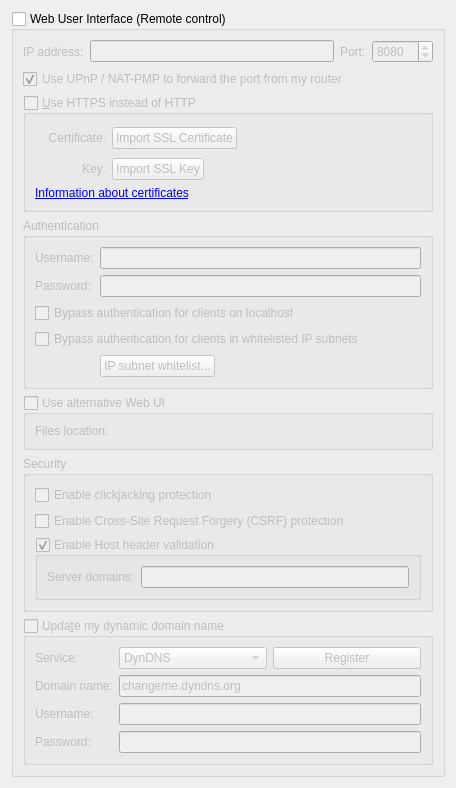
          <widget class="QWidget" name="scrollAreaWidgetContents_7">
           <property name="geometry">
            <rect>
             <x>0</x>
             <y>0</y>
             <width>456</width>
             <height>703</height>
            </rect>
           </property>
           <layout class="QVBoxLayout" name="verticalLayout_23">
            <item>
             <widget class="QGroupBox" name="checkWebUi">
              <property name="title">
               <string>Web User Interface (Remote control)</string>
              </property>
              <property name="checkable">
               <bool>true</bool>
              </property>
              <property name="checked">
               <bool>false</bool>
              </property>
              <layout class="QVBoxLayout" name="verticalLayout_2">
               <item>
                <layout class="QHBoxLayout" name="horizontalLayout_2">
                 <item>
                  <widget class="QLabel" name="lblWebUiAddress">
                   <property name="text">
                    <string>IP address:</string>
                   </property>
                  </widget>
                 </item>
                 <item>
                  <widget class="QLineEdit" name="textWebUiAddress">
                   <property name="toolTip">
                    <string>IP address that the Web UI will bind to.
Specify an IPv4 or IPv6 address. You can specify &quot;0.0.0.0&quot; for any IPv4 address,
&quot;::&quot; for any IPv6 address, or &quot;*&quot; for both IPv4 and IPv6.</string>
                   </property>
                  </widget>
                 </item>
                 <item>
                  <widget class="QLabel" name="lblWebUiPort">
                   <property name="text">
                    <string>Port:</string>
                   </property>
                  </widget>
                 </item>
                 <item>
                  <widget class="QSpinBox" name="spinWebUiPort">
                   <property name="minimum">
                    <number>1</number>
                   </property>
                   <property name="maximum">
                    <number>65535</number>
                   </property>
                   <property name="value">
                    <number>8080</number>
                   </property>
                  </widget>
                 </item>
                </layout>
               </item>
               <item>
                <widget class="QCheckBox" name="checkWebUIUPnP">
                 <property name="text">
                  <string>Use UPnP / NAT-PMP to forward the port from my router</string>
                 </property>
                 <property name="checked">
                  <bool>true</bool>
                 </property>
                </widget>
               </item>
               <item>
                <widget class="QGroupBox" name="checkWebUiHttps">
                 <property name="title">
                  <string>&amp;Use HTTPS instead of HTTP</string>
                 </property>
                 <property name="checkable">
                  <bool>true</bool>
                 </property>
                 <property name="checked">
                  <bool>false</bool>
                 </property>
                 <layout class="QGridLayout" name="gridLayout_11">
                  <item row="0" column="0">
                   <widget class="QLabel" name="lblSslCertStatus"/>
                  </item>
                  <item row="0" column="1">
                   <widget class="QLabel" name="lblWebUiCrt">
                    <property name="text">
                     <string>Certificate:</string>
                    </property>
                    <property name="alignment">
                     <set>Qt::AlignRight|Qt::AlignTrailing|Qt::AlignVCenter</set>
                    </property>
                   </widget>
                  </item>
                  <item row="0" column="2">
                   <layout class="QHBoxLayout" name="horizontalLayout_4">
                    <item>
                     <widget class="QPushButton" name="btnWebUiCrt">
                      <property name="text">
                       <string>Import SSL Certificate</string>
                      </property>
                     </widget>
                    </item>
                    <item>
                     <spacer name="horizontalSpacer_12">
                      <property name="orientation">
                       <enum>Qt::Horizontal</enum>
                      </property>
                      <property name="sizeHint" stdset="0">
                       <size>
                        <width>138</width>
                        <height>28</height>
                       </size>
                      </property>
                     </spacer>
                    </item>
                   </layout>
                  </item>
                  <item row="1" column="0">
                   <widget class="QLabel" name="lblSslKeyStatus"/>
                  </item>
                  <item row="1" column="1">
                   <widget class="QLabel" name="lblWebUiKey">
                    <property name="text">
                     <string>Key:</string>
                    </property>
                    <property name="alignment">
                     <set>Qt::AlignRight|Qt::AlignTrailing|Qt::AlignVCenter</set>
                    </property>
                   </widget>
                  </item>
                  <item row="1" column="2">
                   <layout class="QHBoxLayout" name="horizontalLayout_5">
                    <item>
                     <widget class="QPushButton" name="btnWebUiKey">
                      <property name="text">
                       <string>Import SSL Key</string>
                      </property>
                     </widget>
                    </item>
                    <item>
                     <spacer name="horizontalSpacer_13">
                      <property name="orientation">
                       <enum>Qt::Horizontal</enum>
                      </property>
                      <property name="sizeHint" stdset="0">
                       <size>
                        <width>40</width>
                        <height>20</height>
                       </size>
                      </property>
                     </spacer>
                    </item>
                   </layout>
                  </item>
                  <item row="2" column="0" colspan="3">
                   <widget class="QLabel" name="lblWebUIInfo">
                    <property name="text">
                     <string>&lt;a href=https://httpd.apache.org/docs/current/ssl/ssl_faq.html#aboutcerts&gt;Information about certificates&lt;/a&gt;</string>
                    </property>
                    <property name="openExternalLinks">
                     <bool>true</bool>
                    </property>
                   </widget>
                  </item>
                 </layout>
                </widget>
               </item>
               <item>
                <widget class="QGroupBox" name="groupWebUiAuth">
                 <property name="title">
                  <string>Authentication</string>
                 </property>
                 <layout class="QGridLayout" name="gridLayout_10">
                  <item row="0" column="1" rowspan="3">
                   <widget class="QLineEdit" name="textWebUiUsername">
                    <property name="text">
                     <string/>
                    </property>
                    <property name="maxLength">
                     <number>1000</number>
                    </property>
                    <property name="echoMode">
                     <enum>QLineEdit::Normal</enum>
                    </property>
                   </widget>
                  </item>
                  <item row="3" column="1">
                   <widget class="QLineEdit" name="textWebUiPassword">
                    <property name="text">
                     <string/>
                    </property>
                    <property name="maxLength">
                     <number>1000</number>
                    </property>
                    <property name="echoMode">
                     <enum>QLineEdit::Password</enum>
                    </property>
                   </widget>
                  </item>
                  <item row="4" column="0" colspan="2">
                   <widget class="QCheckBox" name="checkBypassLocalAuth">
                    <property name="text">
                     <string>Bypass authentication for clients on localhost</string>
                    </property>
                   </widget>
                  </item>
                  <item row="5" column="0" colspan="2">
                   <widget class="QCheckBox" name="checkBypassAuthSubnetWhitelist">
                    <property name="text">
                     <string>Bypass authentication for clients in whitelisted IP subnets</string>
                    </property>
                   </widget>
                  </item>
                  <item row="6" column="1">
                   <widget class="QPushButton" name="IPSubnetWhitelistButton">
                    <property name="sizePolicy">
                     <sizepolicy hsizetype="Fixed" vsizetype="Fixed">
                      <horstretch>0</horstretch>
                      <verstretch>0</verstretch>
                     </sizepolicy>
                    </property>
                    <property name="text">
                     <string>IP subnet whitelist...</string>
                    </property>
                   </widget>
                  </item>
                  <item row="0" column="0" rowspan="3">
                   <widget class="QLabel" name="lblWebUiUsername">
                    <property name="text">
                     <string>Username:</string>
                    </property>
                   </widget>
                  </item>
                  <item row="3" column="0">
                   <widget class="QLabel" name="lblWebUiPassword">
                    <property name="text">
                     <string>Password:</string>
                    </property>
                   </widget>
                  </item>
                 </layout>
                </widget>
               </item>
               <item>
                <widget class="QGroupBox" name="groupAltWebUI">
                 <property name="title">
                  <string>Use alternative Web UI</string>
                 </property>
                 <property name="checkable">
                  <bool>true</bool>
                 </property>
                 <property name="checked">
                  <bool>false</bool>
                 </property>
                 <layout class="QGridLayout" name="gridLayout_8">
                  <item row="0" column="0">
                   <widget class="QLabel" name="labelWebUIRootFolder">
                    <property name="text">
                     <string>Files location:</string>
                    </property>
                   </widget>
                  </item>
                  <item row="0" column="1">
                   <widget class="FileSystemPathLineEdit" name="textWebUIRootFolder" native="true"/>
                  </item>
                 </layout>
                </widget>
               </item>
               <item>
                <widget class="QGroupBox" name="groupBox_3">
                 <property name="title">
                  <string>Security</string>
                 </property>
                 <layout class="QVBoxLayout" name="verticalLayout_33">
                  <item>
                   <widget class="QCheckBox" name="checkClickjacking">
                    <property name="text">
                     <string>Enable clickjacking protection</string>
                    </property>
                   </widget>
                  </item>
                  <item>
                   <widget class="QCheckBox" name="checkCSRFProtection">
                    <property name="text">
                     <string>Enable Cross-Site Request Forgery (CSRF) protection</string>
                    </property>
                   </widget>
                  </item>
                  <item>
                   <widget class="QGroupBox" name="groupHostHeaderValidation">
                    <property name="title">
                     <string>Enable Host header validation</string>
                    </property>
                    <property name="checkable">
                     <bool>true</bool>
                    </property>
                    <layout class="QVBoxLayout" name="verticalLayout_32">
                     <item>
                      <layout class="QHBoxLayout" name="horizontalLayout_10">
                       <item>
                        <widget class="QLabel" name="labelServerDomains">
                         <property name="text">
                          <string>Server domains:</string>
                         </property>
                        </widget>
                       </item>
                       <item>
                        <widget class="QLineEdit" name="textServerDomains">
                         <property name="toolTip">
                          <string>Whitelist for filtering HTTP Host header values.
In order to defend against DNS rebinding attack,
you should put in domain names used by WebUI server.

Use ';' to split multiple entries. Can use wildcard '*'.</string>
                         </property>
                        </widget>
                       </item>
                      </layout>
                     </item>
                    </layout>
                   </widget>
                  </item>
                 </layout>
                </widget>
               </item>
               <item>
                <widget class="QGroupBox" name="checkDynDNS">
                 <property name="title">
                  <string>Upda&amp;te my dynamic domain name</string>
                 </property>
                 <property name="checkable">
                  <bool>true</bool>
                 </property>
                 <property name="checked">
                  <bool>false</bool>
                 </property>
                 <layout class="QFormLayout" name="formLayout_5">
                  <item row="0" column="0">
                   <widget class="QLabel" name="label_19">
                    <property name="text">
                     <string>Service:</string>
                    </property>
                   </widget>
                  </item>
                  <item row="0" column="1">
                   <layout class="QHBoxLayout" name="horizontalLayout_3">
                    <item>
                     <widget class="QComboBox" name="comboDNSService">
                      <item>
                       <property name="text">
                        <string notr="true">DynDNS</string>
                       </property>
                      </item>
                      <item>
                       <property name="text">
                        <string notr="true">No-IP</string>
                       </property>
                      </item>
                     </widget>
                    </item>
                    <item>
                     <widget class="QPushButton" name="registerDNSBtn">
                      <property name="text">
                       <string>Register</string>
                      </property>
                     </widget>
                    </item>
                   </layout>
                  </item>
                  <item row="1" column="0">
                   <widget class="QLabel" name="label_20">
                    <property name="text">
                     <string>Domain name:</string>
                    </property>
                   </widget>
                  </item>
                  <item row="1" column="1">
                   <widget class="QLineEdit" name="domainNameTxt">
                    <property name="text">
                     <string notr="true">changeme.dyndns.org</string>
                    </property>
                   </widget>
                  </item>
                  <item row="2" column="0">
                   <widget class="QLabel" name="label_21">
                    <property name="text">
                     <string>Username:</string>
                    </property>
                   </widget>
                  </item>
                  <item row="2" column="1">
                   <widget class="QLineEdit" name="DNSUsernameTxt">
                    <property name="maxLength">
                     <number>50</number>
                    </property>
                   </widget>
                  </item>
                  <item row="3" column="0">
                   <widget class="QLabel" name="label_22">
                    <property name="text">
                     <string>Password:</string>
                    </property>
                   </widget>
                  </item>
                  <item row="3" column="1">
                   <widget class="QLineEdit" name="DNSPasswordTxt">
                    <property name="maxLength">
                     <number>50</number>
                    </property>
                    <property name="echoMode">
                     <enum>QLineEdit::Password</enum>
                    </property>
                   </widget>
                  </item>
                 </layout>
                </widget>
               </item>
              </layout>
             </widget>
            </item>
            <item>
             <spacer name="verticalSpacer">
              <property name="orientation">
               <enum>Qt::Vertical</enum>
              </property>
              <property name="sizeHint" stdset="0">
               <size>
                <width>20</width>
                <height>40</height>
               </size>
              </property>
             </spacer>
            </item>
           </layout>
          </widget>
